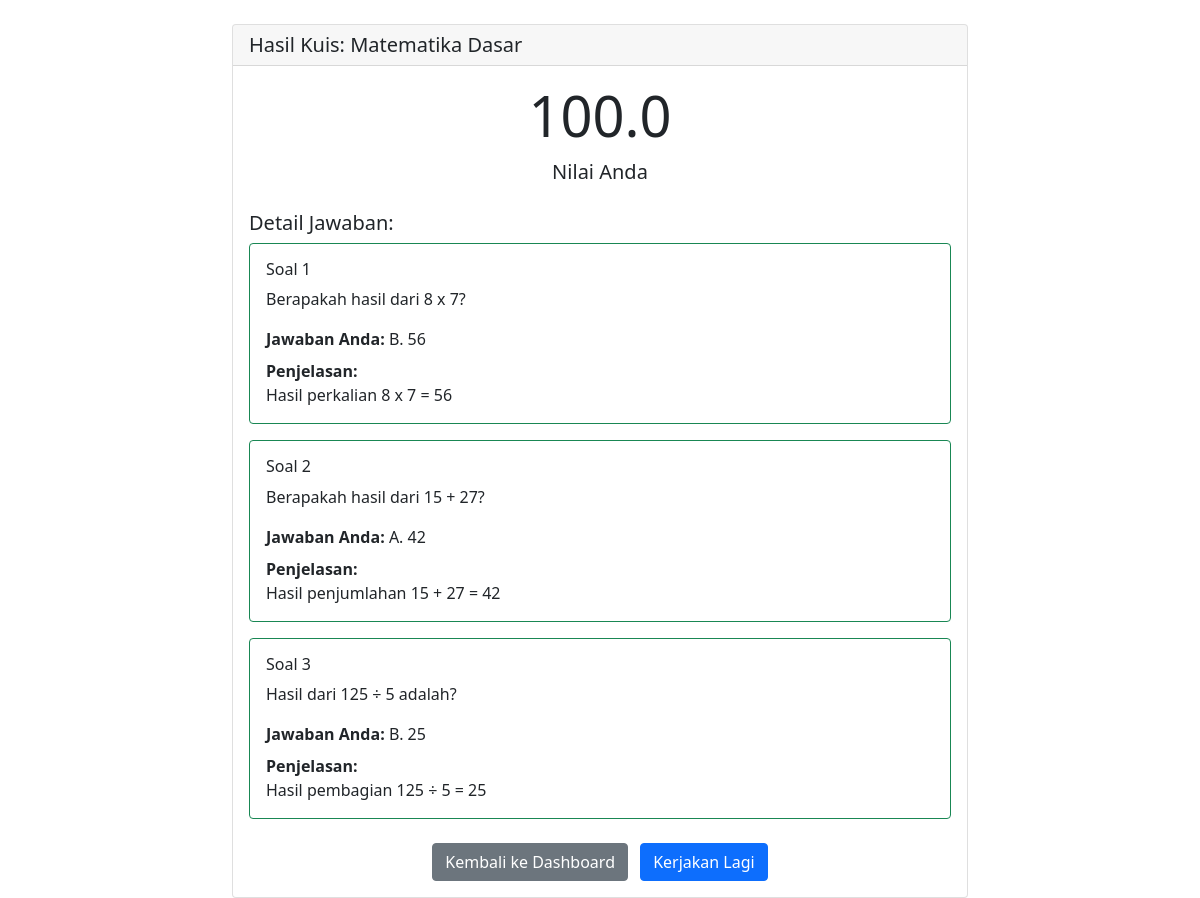
Page /user/quiz/result.php?id=3 (signed in) on the committed database.
### tables this page shows
CREATE TABLE IF NOT EXISTS quiz_results (
    id INT PRIMARY KEY AUTO_INCREMENT,
    user_id INT,
    quiz_id INT,
    score INT DEFAULT 0,
    is_completed BOOLEAN DEFAULT FALSE,
    created_at TIMESTAMP DEFAULT CURRENT_TIMESTAMP,
    updated_at TIMESTAMP DEFAULT CURRENT_TIMESTAMP ON UPDATE CURRENT_TIMESTAMP,
    FOREIGN KEY (user_id) REFERENCES users(id),
    FOREIGN KEY (quiz_id) REFERENCES quiz(id)
);

CREATE TABLE IF NOT EXISTS quiz (
    id INT PRIMARY KEY AUTO_INCREMENT,
    title VARCHAR(100) NOT NULL,
    description TEXT,
    is_active BOOLEAN DEFAULT FALSE,
    created_at TIMESTAMP DEFAULT CURRENT_TIMESTAMP,
    updated_at TIMESTAMP DEFAULT CURRENT_TIMESTAMP ON UPDATE CURRENT_TIMESTAMP,
    deleted_at TIMESTAMP NULL DEFAULT NULL
);

CREATE TABLE IF NOT EXISTS user_answers (
    id INT PRIMARY KEY AUTO_INCREMENT,
    quiz_result_id INT,
    question_id INT,
    user_answer ENUM('A','B','C','D'),
    is_correct BOOLEAN DEFAULT NULL,
    created_at TIMESTAMP DEFAULT CURRENT_TIMESTAMP,
    updated_at TIMESTAMP DEFAULT CURRENT_TIMESTAMP ON UPDATE CURRENT_TIMESTAMP,
    FOREIGN KEY (quiz_result_id) REFERENCES quiz_results(id),
    FOREIGN KEY (question_id) REFERENCES questions(id)
);

CREATE TABLE IF NOT EXISTS questions (
    id INT PRIMARY KEY AUTO_INCREMENT,
    quiz_id INT,
    question TEXT NOT NULL,
    option_a VARCHAR(255) NOT NULL,
    option_b VARCHAR(255) NOT NULL,
    option_c VARCHAR(255) NOT NULL,
    option_d VARCHAR(255) NOT NULL,
    answer ENUM('A','B','C','D') NOT NULL,
    explanation TEXT,
    created_at TIMESTAMP DEFAULT CURRENT_TIMESTAMP,
    updated_at TIMESTAMP DEFAULT CURRENT_TIMESTAMP ON UPDATE CURRENT_TIMESTAMP,
    deleted_at TIMESTAMP NULL DEFAULT NULL,
    FOREIGN KEY (quiz_id) REFERENCES quiz(id)
);

### user/quiz/result.php (the view, shortened to what this page needs)
<?php
require_once '../../config/config.php';
$result_id = isset($_GET['id']) ? (int)$_GET['id'] : 0;
$result = mysqli_fetch_assoc(mysqli_query($conn,
    "SELECT qr.*, q.title
     FROM quiz_results qr
     JOIN quiz q ON q.id = qr.quiz_id
     WHERE qr.id = $result_id AND qr.user_id = {$_SESSION['user_id']}"));
$answers = mysqli_query($conn,
    "SELECT ua.*, q.question, q.option_a, q.option_b, q.option_c, q.option_d, q.answer as correct_answer, q.explanation
     FROM user_answers ua
     JOIN questions q ON q.id = ua.question_id
     WHERE ua.quiz_result_id = $result_id
     ORDER BY q.id");
?>
<!DOCTYPE html>
<html lang="id">
<head>
    <link href="https://cdn.jsdelivr.net/npm/bootstrap@5.1.3/dist/css/bootstrap.min.css" rel="stylesheet">
</head>
<body>
    <div class="container mt-4">
        <div class="row">
            <div class="col-md-8 mx-auto">
                <div class="card">
                    <div class="card-header">
                        <h5 class="mb-0">Hasil Kuis: <?php echo htmlspecialchars($result['title']); ?></h5>
                    </div>
                    <div class="card-body">
                        <div class="text-center mb-4">
                            <h1 class="display-4"><?php echo number_format($result['score'], 1); ?></h1>
                            <p class="lead">Nilai Anda</p>
                        </div>
                        <h5>Detail Jawaban:</h5>
                        <?php
                        $no = 1;
                        while ($answer = mysqli_fetch_assoc($answers)):
                        ?>
                            <div class="card mb-3 <?php echo $answer['is_correct'] ? 'border-success' : 'border-danger'; ?>">
                                <div class="card-body">
                                    <h6>Soal <?php echo $no++; ?></h6>
                                    <p><?php echo htmlspecialchars($answer['question']); ?></p>
                                    <div class="mb-2">
                                        <strong>Jawaban Anda:</strong>
                                        <?php
                                        $option_key = 'option_' . strtolower($answer['user_answer']);
                                        echo $answer['user_answer'] . '. ' . htmlspecialchars($answer[$option_key]);
                                        ?>
                                    </div>
                                    <?php if ($answer['explanation']): ?>
                                        <div class="mt-2">
                                            <strong>Penjelasan:</strong><br>
                                            <?php echo nl2br(htmlspecialchars($answer['explanation'])); ?>
                                        </div>
                                    <?php endif; ?>
                                </div>
                            </div>
                        <?php endwhile; ?>
                        <div class="text-center mt-4">
                            <a href="../index.php" class="btn btn-secondary me-2">Kembali ke Dashboard</a>
                            <a href="start.php?id=<?php echo $result['quiz_id']; ?>" class="btn btn-primary">Kerjakan Lagi</a>
                        </div>
                    </div>
                </div>
            </div>
        </div>
    </div>
</body>
</html>

### rows in the picture
quiz_results: quiz.title "Matematika Dasar", score "100.0"
user_answers: question.question "Berapakah hasil dari 8 x 7?", user_answer "B", question.option_b "56", question.explanation "Hasil perkalian 8 x 7 = 56"
user_answers: question.question "Berapakah hasil dari 15 + 27?", user_answer "A", question.option_a "42", question.explanation "Hasil penjumlahan 15 + 27 = 42"
user_answers: question.question "Hasil dari 125 ÷ 5 adalah?", user_answer "B", question.option_b "25", question.explanation "Hasil pembagian 125 ÷ 5 = 25"
